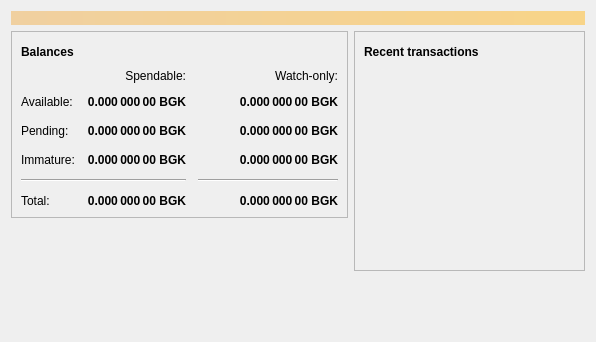
<?xml version="1.0" encoding="UTF-8"?>
<ui version="4.0">
 <class>OverviewPage</class>
 <widget class="QWidget" name="OverviewPage">
  <property name="geometry">
   <rect>
    <x>0</x>
    <y>0</y>
    <width>596</width>
    <height>342</height>
   </rect>
  </property>
  <property name="windowTitle">
   <string>Form</string>
  </property>
  <layout class="QVBoxLayout" name="topLayout">
   <item>
    <widget class="QLabel" name="labelAlerts">
     <property name="visible">
      <bool>false</bool>
     </property>
     <property name="styleSheet">
      <string notr="true">QLabel { background-color: qlineargradient(x1: 0, y1: 0, x2: 1, y2: 0, stop:0 #F0D0A0, stop:1 #F8D488); color:#000000; }</string>
     </property>
     <property name="wordWrap">
      <bool>true</bool>
     </property>
     <property name="margin">
      <number>3</number>
     </property>
     <property name="textInteractionFlags">
      <set>Qt::TextSelectableByMouse</set>
     </property>
    </widget>
   </item>
   <item>
    <layout class="QHBoxLayout" name="horizontalLayout" stretch="1,1">
     <item>
      <layout class="QVBoxLayout" name="verticalLayout_2">
       <item>
        <widget class="QFrame" name="frame">
         <property name="frameShape">
          <enum>QFrame::StyledPanel</enum>
         </property>
         <property name="frameShadow">
          <enum>QFrame::Raised</enum>
         </property>
         <layout class="QVBoxLayout" name="verticalLayout_4">
          <item>
           <layout class="QHBoxLayout" name="horizontalLayout_4">
            <item>
             <widget class="QLabel" name="label_5">
              <property name="font">
               <font>
                <weight>75</weight>
                <bold>true</bold>
               </font>
              </property>
              <property name="text">
               <string>Balances</string>
              </property>
             </widget>
            </item>
            <item>
             <widget class="QPushButton" name="labelWalletStatus">
              <property name="enabled">
               <bool>true</bool>
              </property>
              <property name="maximumSize">
               <size>
                <width>30</width>
                <height>16777215</height>
               </size>
              </property>
              <property name="toolTip">
               <string>The displayed information may be out of date. Your wallet automatically synchronizes with the Bitcoin network after a connection is established, but this process has not completed yet.</string>
              </property>
              <property name="text">
               <string/>
              </property>
              <property name="icon">
               <iconset resource="../bitcoin.qrc">
                <normaloff>:/icons/warning</normaloff>
                <disabledoff>:/icons/warning</disabledoff>:/icons/warning</iconset>
              </property>
              <property name="iconSize">
               <size>
                <width>24</width>
                <height>24</height>
               </size>
              </property>
              <property name="flat">
               <bool>true</bool>
              </property>
             </widget>
            </item>
            <item>
             <spacer name="horizontalSpacer_3">
              <property name="orientation">
               <enum>Qt::Horizontal</enum>
              </property>
              <property name="sizeHint" stdset="0">
               <size>
                <width>40</width>
                <height>20</height>
               </size>
              </property>
             </spacer>
            </item>
           </layout>
          </item>
          <item>
           <layout class="QGridLayout" name="gridLayout">
            <property name="spacing">
             <number>12</number>
            </property>
            <item row="2" column="2">
             <widget class="QLabel" name="labelWatchPending">
              <property name="font">
               <font>
                <weight>75</weight>
                <bold>true</bold>
               </font>
              </property>
              <property name="cursor">
               <cursorShape>IBeamCursor</cursorShape>
              </property>
              <property name="toolTip">
               <string>Unconfirmed transactions to watch-only addresses</string>
              </property>
              <property name="text">
               <string notr="true">0.000 000 00 BGK</string>
              </property>
              <property name="alignment">
               <set>Qt::AlignRight|Qt::AlignTrailing|Qt::AlignVCenter</set>
              </property>
              <property name="textInteractionFlags">
               <set>Qt::LinksAccessibleByMouse|Qt::TextSelectableByKeyboard|Qt::TextSelectableByMouse</set>
              </property>
             </widget>
            </item>
            <item row="2" column="1">
             <widget class="QLabel" name="labelUnconfirmed">
              <property name="font">
               <font>
                <weight>75</weight>
                <bold>true</bold>
               </font>
              </property>
              <property name="cursor">
               <cursorShape>IBeamCursor</cursorShape>
              </property>
              <property name="toolTip">
               <string>Total of transactions that have yet to be confirmed, and do not yet count toward the spendable balance</string>
              </property>
              <property name="text">
               <string notr="true">0.000 000 00 BGK</string>
              </property>
              <property name="alignment">
               <set>Qt::AlignRight|Qt::AlignTrailing|Qt::AlignVCenter</set>
              </property>
              <property name="textInteractionFlags">
               <set>Qt::LinksAccessibleByMouse|Qt::TextSelectableByKeyboard|Qt::TextSelectableByMouse</set>
              </property>
             </widget>
            </item>
            <item row="3" column="2">
             <widget class="QLabel" name="labelWatchImmature">
              <property name="font">
               <font>
                <weight>75</weight>
                <bold>true</bold>
               </font>
              </property>
              <property name="cursor">
               <cursorShape>IBeamCursor</cursorShape>
              </property>
              <property name="toolTip">
               <string>Mined balance in watch-only addresses that has not yet matured</string>
              </property>
              <property name="text">
               <string notr="true">0.000 000 00 BGK</string>
              </property>
              <property name="alignment">
               <set>Qt::AlignRight|Qt::AlignTrailing|Qt::AlignVCenter</set>
              </property>
              <property name="textInteractionFlags">
               <set>Qt::LinksAccessibleByMouse|Qt::TextSelectableByKeyboard|Qt::TextSelectableByMouse</set>
              </property>
             </widget>
            </item>
            <item row="4" column="0" colspan="2">
             <widget class="Line" name="line">
              <property name="orientation">
               <enum>Qt::Horizontal</enum>
              </property>
             </widget>
            </item>
            <item row="4" column="2">
             <widget class="Line" name="lineWatchBalance">
              <property name="sizePolicy">
               <sizepolicy hsizetype="Preferred" vsizetype="Fixed">
                <horstretch>0</horstretch>
                <verstretch>0</verstretch>
               </sizepolicy>
              </property>
              <property name="minimumSize">
               <size>
                <width>140</width>
                <height>0</height>
               </size>
              </property>
              <property name="orientation">
               <enum>Qt::Horizontal</enum>
              </property>
             </widget>
            </item>
            <item row="5" column="0">
             <widget class="QLabel" name="labelTotalText">
              <property name="text">
               <string>Total:</string>
              </property>
             </widget>
            </item>
            <item row="3" column="1">
             <widget class="QLabel" name="labelImmature">
              <property name="font">
               <font>
                <weight>75</weight>
                <bold>true</bold>
               </font>
              </property>
              <property name="cursor">
               <cursorShape>IBeamCursor</cursorShape>
              </property>
              <property name="toolTip">
               <string>Mined balance that has not yet matured</string>
              </property>
              <property name="text">
               <string notr="true">0.000 000 00 BGK</string>
              </property>
              <property name="alignment">
               <set>Qt::AlignRight|Qt::AlignTrailing|Qt::AlignVCenter</set>
              </property>
              <property name="textInteractionFlags">
               <set>Qt::LinksAccessibleByMouse|Qt::TextSelectableByKeyboard|Qt::TextSelectableByMouse</set>
              </property>
             </widget>
            </item>
            <item row="2" column="3">
             <spacer name="horizontalSpacer_2">
              <property name="orientation">
               <enum>Qt::Horizontal</enum>
              </property>
              <property name="sizeHint" stdset="0">
               <size>
                <width>40</width>
                <height>20</height>
               </size>
              </property>
             </spacer>
            </item>
            <item row="3" column="0">
             <widget class="QLabel" name="labelImmatureText">
              <property name="text">
               <string>Immature:</string>
              </property>
             </widget>
            </item>
            <item row="5" column="1">
             <widget class="QLabel" name="labelTotal">
              <property name="font">
               <font>
                <weight>75</weight>
                <bold>true</bold>
               </font>
              </property>
              <property name="cursor">
               <cursorShape>IBeamCursor</cursorShape>
              </property>
              <property name="toolTip">
               <string>Your current total balance</string>
              </property>
              <property name="text">
               <string notr="true">0.000 000 00 BGK</string>
              </property>
              <property name="alignment">
               <set>Qt::AlignRight|Qt::AlignTrailing|Qt::AlignVCenter</set>
              </property>
              <property name="textInteractionFlags">
               <set>Qt::LinksAccessibleByMouse|Qt::TextSelectableByKeyboard|Qt::TextSelectableByMouse</set>
              </property>
             </widget>
            </item>
            <item row="5" column="2">
             <widget class="QLabel" name="labelWatchTotal">
              <property name="font">
               <font>
                <weight>75</weight>
                <bold>true</bold>
               </font>
              </property>
              <property name="cursor">
               <cursorShape>IBeamCursor</cursorShape>
              </property>
              <property name="toolTip">
               <string>Current total balance in watch-only addresses</string>
              </property>
              <property name="text">
               <string notr="true">0.000 000 00 BGK</string>
              </property>
              <property name="alignment">
               <set>Qt::AlignRight|Qt::AlignTrailing|Qt::AlignVCenter</set>
              </property>
              <property name="textInteractionFlags">
               <set>Qt::LinksAccessibleByMouse|Qt::TextSelectableByKeyboard|Qt::TextSelectableByMouse</set>
              </property>
             </widget>
            </item>
            <item row="0" column="2">
             <widget class="QLabel" name="labelWatchonly">
              <property name="text">
               <string>Watch-only:</string>
              </property>
              <property name="alignment">
               <set>Qt::AlignRight|Qt::AlignTrailing|Qt::AlignVCenter</set>
              </property>
             </widget>
            </item>
            <item row="1" column="0">
             <widget class="QLabel" name="labelBalanceText">
              <property name="text">
               <string>Available:</string>
              </property>
             </widget>
            </item>
            <item row="1" column="1">
             <widget class="QLabel" name="labelBalance">
              <property name="font">
               <font>
                <weight>75</weight>
                <bold>true</bold>
               </font>
              </property>
              <property name="cursor">
               <cursorShape>IBeamCursor</cursorShape>
              </property>
              <property name="toolTip">
               <string>Your current spendable balance</string>
              </property>
              <property name="text">
               <string notr="true">0.000 000 00 BGK</string>
              </property>
              <property name="alignment">
               <set>Qt::AlignRight|Qt::AlignTrailing|Qt::AlignVCenter</set>
              </property>
              <property name="textInteractionFlags">
               <set>Qt::LinksAccessibleByMouse|Qt::TextSelectableByKeyboard|Qt::TextSelectableByMouse</set>
              </property>
             </widget>
            </item>
            <item row="1" column="2">
             <widget class="QLabel" name="labelWatchAvailable">
              <property name="font">
               <font>
                <weight>75</weight>
                <bold>true</bold>
               </font>
              </property>
              <property name="cursor">
               <cursorShape>IBeamCursor</cursorShape>
              </property>
              <property name="toolTip">
               <string>Your current balance in watch-only addresses</string>
              </property>
              <property name="text">
               <string notr="true">0.000 000 00 BGK</string>
              </property>
              <property name="alignment">
               <set>Qt::AlignRight|Qt::AlignTrailing|Qt::AlignVCenter</set>
              </property>
              <property name="textInteractionFlags">
               <set>Qt::LinksAccessibleByMouse|Qt::TextSelectableByKeyboard|Qt::TextSelectableByMouse</set>
              </property>
             </widget>
            </item>
            <item row="2" column="0">
             <widget class="QLabel" name="labelPendingText">
              <property name="text">
               <string>Pending:</string>
              </property>
             </widget>
            </item>
            <item row="0" column="1">
             <widget class="QLabel" name="labelSpendable">
              <property name="text">
               <string>Spendable:</string>
              </property>
              <property name="alignment">
               <set>Qt::AlignRight|Qt::AlignTrailing|Qt::AlignVCenter</set>
              </property>
             </widget>
            </item>
           </layout>
          </item>
         </layout>
        </widget>
       </item>
       <item>
        <spacer name="verticalSpacer">
         <property name="orientation">
          <enum>Qt::Vertical</enum>
         </property>
         <property name="sizeHint" stdset="0">
          <size>
           <width>20</width>
           <height>40</height>
          </size>
         </property>
        </spacer>
       </item>
      </layout>
     </item>
     <item>
      <layout class="QVBoxLayout" name="verticalLayout_3">
       <item>
        <widget class="QFrame" name="frame_2">
         <property name="frameShape">
          <enum>QFrame::StyledPanel</enum>
         </property>
         <property name="frameShadow">
          <enum>QFrame::Raised</enum>
         </property>
         <layout class="QVBoxLayout" name="verticalLayout">
          <item>
           <layout class="QHBoxLayout" name="horizontalLayout_2">
            <item>
             <widget class="QLabel" name="label_4">
              <property name="font">
               <font>
                <weight>75</weight>
                <bold>true</bold>
               </font>
              </property>
              <property name="text">
               <string>Recent transactions</string>
              </property>
             </widget>
            </item>
            <item>
             <widget class="QPushButton" name="labelTransactionsStatus">
              <property name="enabled">
               <bool>true</bool>
              </property>
              <property name="maximumSize">
               <size>
                <width>30</width>
                <height>16777215</height>
               </size>
              </property>
              <property name="toolTip">
               <string>The displayed information may be out of date. Your wallet automatically synchronizes with the Bitcoin network after a connection is established, but this process has not completed yet.</string>
              </property>
              <property name="text">
               <string/>
              </property>
              <property name="icon">
               <iconset resource="../bitcoin.qrc">
                <normaloff>:/icons/warning</normaloff>
                <disabledoff>:/icons/warning</disabledoff>:/icons/warning</iconset>
              </property>
              <property name="iconSize">
               <size>
                <width>24</width>
                <height>24</height>
               </size>
              </property>
              <property name="flat">
               <bool>true</bool>
              </property>
             </widget>
            </item>
            <item>
             <spacer name="horizontalSpacer">
              <property name="orientation">
               <enum>Qt::Horizontal</enum>
              </property>
              <property name="sizeHint" stdset="0">
               <size>
                <width>40</width>
                <height>20</height>
               </size>
              </property>
             </spacer>
            </item>
           </layout>
          </item>
          <item>
           <widget class="QListView" name="listTransactions">
            <property name="styleSheet">
             <string notr="true">QListView { background: transparent; }</string>
            </property>
            <property name="frameShape">
             <enum>QFrame::NoFrame</enum>
            </property>
            <property name="verticalScrollBarPolicy">
             <enum>Qt::ScrollBarAlwaysOff</enum>
            </property>
            <property name="horizontalScrollBarPolicy">
             <enum>Qt::ScrollBarAlwaysOff</enum>
            </property>
            <property name="selectionMode">
             <enum>QAbstractItemView::NoSelection</enum>
            </property>
           </widget>
          </item>
         </layout>
        </widget>
       </item>
       <item>
        <spacer name="verticalSpacer_2">
         <property name="orientation">
          <enum>Qt::Vertical</enum>
         </property>
         <property name="sizeHint" stdset="0">
          <size>
           <width>20</width>
           <height>40</height>
          </size>
         </property>
        </spacer>
       </item>
      </layout>
     </item>
    </layout>
   </item>
  </layout>
 </widget>
 <resources/>
 <connections/>
</ui>
